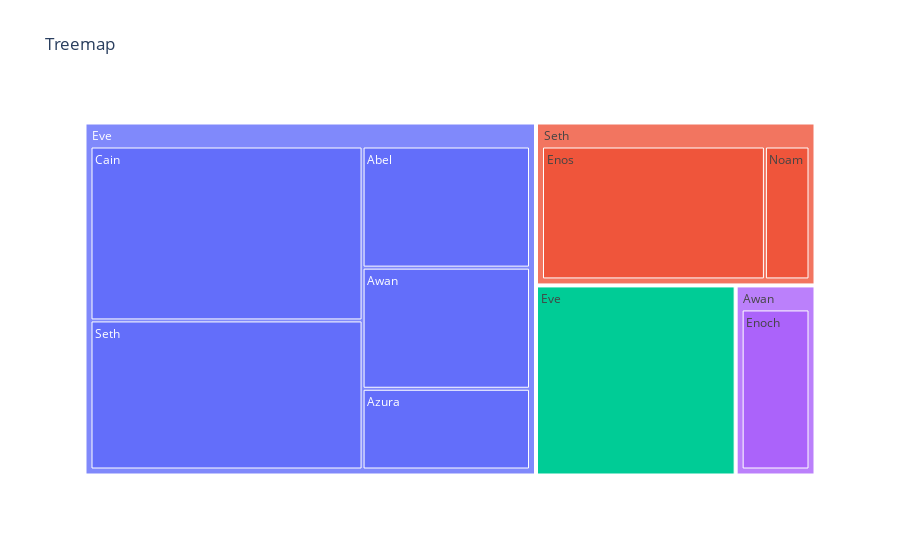

This figure's notebook cell:
### Code cell
treemap = sg.TreemapPlot()
treemap.plot()

### Figure 1 — Plotly figure (JSON) as saved in the notebook; plotly's stock layout.template omitted (floating-point values rounded to 4 significant figures)
{"data": [{"branchvalues": "total", "domain": {"x": [0, 1], "y": [0, 1]}, "hovertemplate": "labels=%{label}<br>value=%{value}<br>parent=%{parent}<br>id=%{id}<extra></extra>", "ids": ["/Eve", "Eve/Cain", "Eve/Seth", "Seth/Enos", "Seth/Noam", "Eve/Abel", "Eve/Awan", "Awan/Enoch", "Eve/Azura", "", "Eve", "Seth", "Awan"], "labels": ["Eve", "Cain", "Seth", "Enos", "Noam", "Abel", "Awan", "Enoch", "Azura", "", "Eve", "Seth", "Awan"], "name": "", "parents": ["", "Eve", "Eve", "Seth", "Seth", "Eve", "Eve", "Awan", "Eve", "", "", "", ""], "type": "treemap", "values": [10.0, 14.0, 12.0, 10.0, 2.0, 6.0, 6.0, 4.0, 4.0, 10.0, 42.0, 12.0, 4.0]}], "layout": {"legend": {"tracegroupgap": 0}, "title": {"text": "Treemap"}}}
